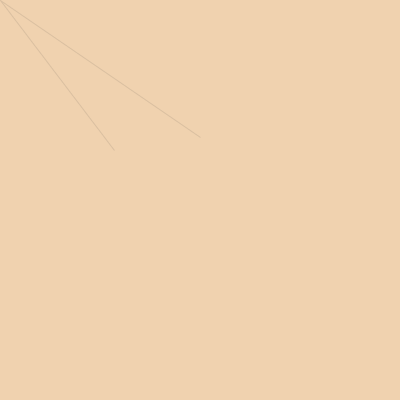
Frame 1 (no input)
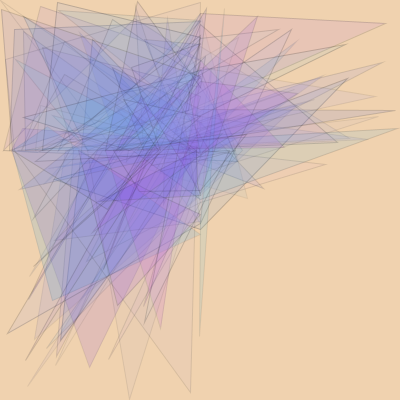
Frame 60 (the mouse pressed at the canvas centre just before this capture)
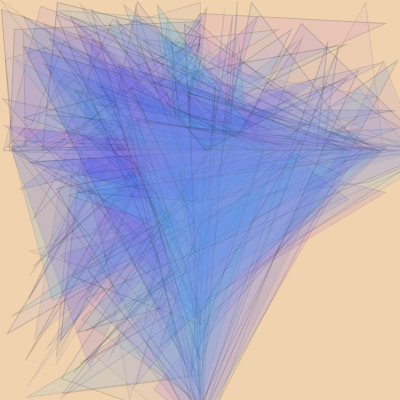
Frame 120 (the mouse held since frame 60 and released just before this capture)

The Processing sketch that drew these frames (run headless with seeded random() and noise(); from frame 60 on, the mouse is pressed at the canvas centre):

// Processing sketch: processing_68823
// ── processing_68823.pde

//Ashley Wong  amwong
//Copyright Pittsburgh 2012

float x, y, a, b;
void setup() 
{ 
  size(400, 400); 
  frameRate(20);
   background(240, 210, 175);
} 
//move mouse to change patterns 
void draw()
{
 stroke(random(25,50), random(20,55));
 fill(random (200), random(50,215), random(230,240), random (10,35));
 quad(x,y, mouseX+random(250),150, a,b, 200,mouseY+random(250));
 x= (x+random(400))%width;
 y= (y+random(400))%width*.5;
 a= (a+random(400))%width*.5;
 b= (b+random(400))%width;
  
}
//click mouse to clear screen
void mouseClicked() 
{
  background(240, 210, 175);
}

void mouseReleased() 
{ 
 stroke(random(25,50), random(10,35));
 fill(random (200), random(50,215), random(230,240), random (10,35));
 quad(random(300,400),mouseY, x,y, mouseX,random(300,400), a,b);
 x= (x-random(30))%width*.25;
 y= (y-random(50))%width*.5;
 a= (a-random(10))%width*.5;
 b= (b-random(20))%width*.25;
}
//drag mouse for more effects
void mouseDragged() 
{
  stroke(random(25,50), random(10,35));
 fill(random (175,210), random(220,260), random(160,190), random (10,35));
 quad(random(300,400),mouseY+random(50,75), x,y, mouseX-random(25,150),random(300,400), a,b);
 x= (x-random(30))%width*.25;
 y= (y-random(50))%width*.5;
 a= (a-random(10))%width*.5;
 b= (b-random(20))%width*.25;
  
}
